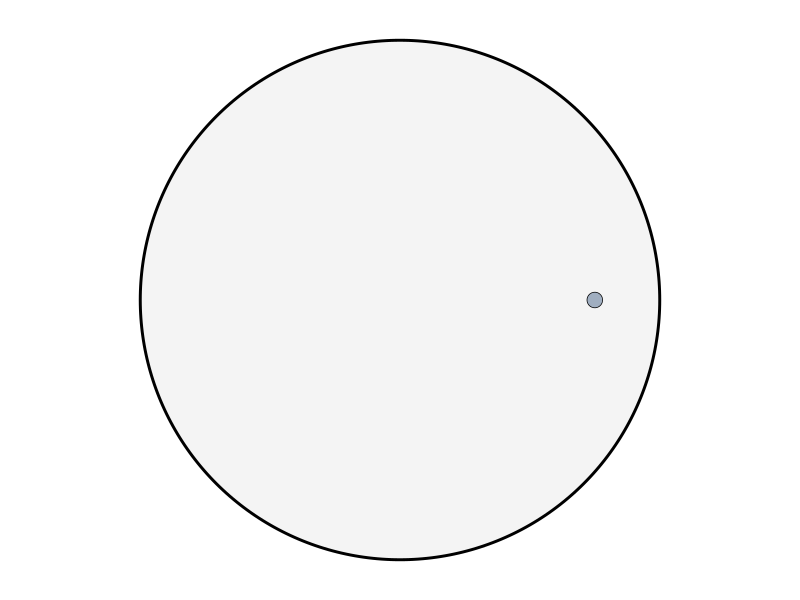
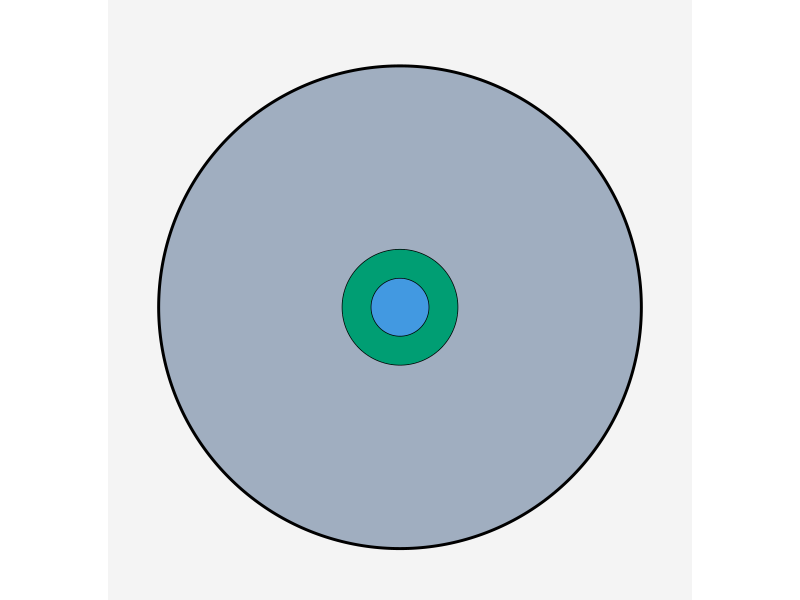
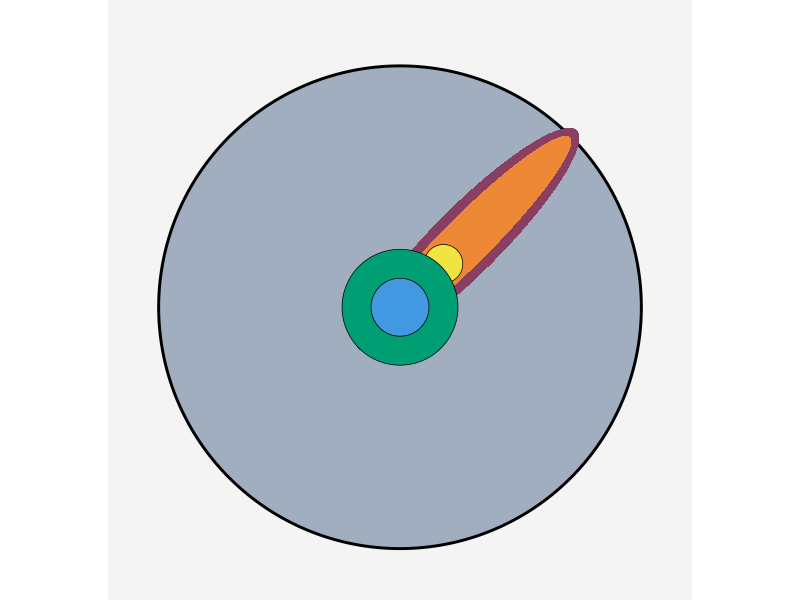

These charts were generated, in order, by the following R code:
## ---- chunk 1
#| label: fig-knowledge-possible-human
#| fig-cap: "Human knowledge (gray- blue) shown as a speck inside all possible knowledge (light gray)."
#| eval: true
#| warning: false

library(ggplot2)
library(ggforce)

# Colors
COLORS <- list(
  possible = "#f4f4f4",       # light grey E5E5E5, eaf2f8, d9dde6, f4f4f4
  human = "#A0AEC0",          # medium grey-blue A0AEC0
  hs = "#4299E1",             # pale blue BEE3F8 0072b2
  gened = "#009e73",          # soft teal 81E6D9
  major = "#f0e442",          # mid-blue 4299E1
  phd_course = "#ED8936",     # deep indigo 5A67D8 cc79a0 8a3e61
  phd_research = "#8a3e61"    # orange ED8936
)

# ---- Figure 1: All possible vs human knowledge ----
df_possible <- data.frame(x0 = 0, y0 = 0, r = 10)
df_human <- data.frame(x0 = 7.5, y0 = 0, r = 0.3)

fig1 <- ggplot() +
  geom_circle(data = df_possible, aes(x0 = x0, y0 = y0, r = r),
              fill = COLORS$possible, color = "black", linewidth = 1) +
  geom_circle(data = df_human, aes(x0 = x0, y0 = y0, r = r),
              fill = COLORS$human, color = "black", linewidth = 0.25) +
  coord_fixed(xlim = c(-10.5, 10.5), ylim = c(-10.5, 10.5)) +
  theme_void() #+
#  ggtitle("All Possible Knowledge (light grey) vs Human Knowledge (speck)")
fig1
#ggsave("figure1_possible_vs_human.png", fig1, width = 6, height = 6, dpi = 300)
## ---- chunk 2
#| label: fig-knowledge-human-hc-gened
#| fig-cap: "Human knowledge (gray-blue) with nested layers: high school (blue) at the center, expanded by college general education (green)."
#| eval: true
#| warning: false

library(ggplot2)
library(ggforce)


# ---- Figure 2: Zoomed-in human knowledge with nested layers ----
df_possible <- data.frame(x0 = 0, y0 = 0, r = 10)  # very large outer circle
df_human_zoom <- data.frame(x0 = 0, y0 = 0, r = 5)

fig2 <- ggplot() +

    # Big possible-knowledge circle (light grey background)
  geom_circle(data = df_possible, aes(x0 = x0, y0 = y0, r = r),
              fill = COLORS$possible, color = NA) +

    # Human knowledge circle
  geom_circle(data = df_human_zoom, aes(x0 = x0, y0 = y0, r = r),
              fill = COLORS$human, color = "black", linewidth = 1) +

    # Nested education layers
  geom_circle(aes(x0 = 0, y0 = 0, r = 1.2), fill = COLORS$gened,  color = "black", linewidth=.25) +
  geom_circle(aes(x0 = 0, y0 = 0, r = 0.6), fill = COLORS$hs, color = "black", linewidth=.25) +

  coord_fixed(xlim = c(-5.5, 5.5), ylim = c(-5.5, 5.8)) +
  theme_void() #+
#  ggtitle("Zoomed-In: Human Knowledge with Possible Knowledge as Background")
fig2
#ggsave("figure2_human_zoom_with_background.png", fig2, width = 6, height = 6, dpi = 300)
## ---- chunk 3
#| label: fig-knowledge-major-phdcourses-phdresearch
#| fig-cap: "Human knowledge (gray-blue) with successive expansions: college major (yellow), PhD coursework (orange ellipse), and PhD research (purple ellipse) pushing beyond the boundary."
#| eval: true
#| warning: false

library(ggplot2)
library(ggforce)


# ---- Figure 2: Zoomed-in human knowledge with nested layers ----
df_possible <- data.frame(x0 = 0, y0 = 0, r = 10)  # very large outer circle
df_human_zoom <- data.frame(x0 = 0, y0 = 0, r = 5)

fig2 <- ggplot() +

    # Big possible-knowledge circle (light grey background)
  geom_circle(data = df_possible, aes(x0 = x0, y0 = y0, r = r),
              fill = COLORS$possible, color = NA) +

    # Human knowledge circle
  geom_circle(data = df_human_zoom, aes(x0 = x0, y0 = y0, r = r),
              fill = COLORS$human, color = "black", linewidth = 1) +

      # PhD research ellipse
  geom_ellipse(aes(x0 = 1.4, y0 = 1.4, a = 3.2, b = 0.7, angle = pi/4),
               fill = COLORS$phd_research, color = NA) +

    # PhD coursework ellipse
  geom_ellipse(aes(x0 = 1.4, y0 = 1.4, a = 3.0, b = .5, angle = pi/4),
               fill = COLORS$phd_course, color = NA) +
  
    # Nested education layers
  geom_circle(aes(x0 = .9, y0 = .9, r = 0.4), fill = COLORS$major,  color = "black", linewidth=.25) +
  geom_circle(aes(x0 = 0, y0 = 0, r = 1.2), fill = COLORS$gened,  color = "black", linewidth=.25) +
  geom_circle(aes(x0 = 0, y0 = 0, r = 0.6), fill = COLORS$hs, color = "black", linewidth=.25) +

  coord_fixed(xlim = c(-5.5, 5.5), ylim = c(-5.5, 5.8)) +
  theme_void() #+
#  ggtitle("Zoomed-In: Human Knowledge with Possible Knowledge as Background")
fig2
#ggsave("figure2_human_zoom_with_background.png", fig2, width = 6, height = 6, dpi = 300)
